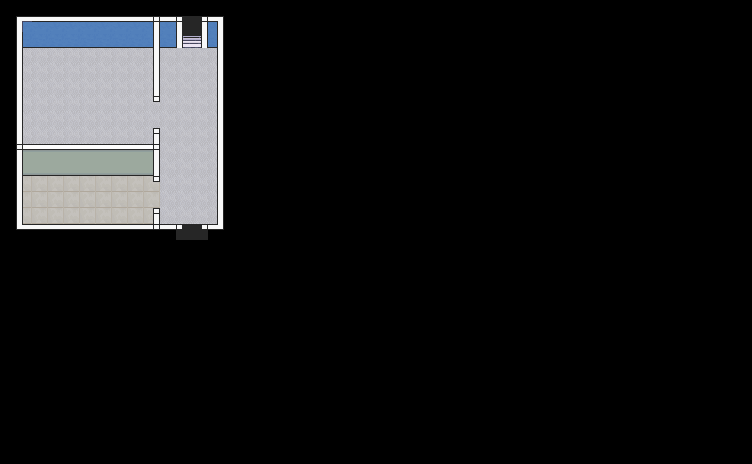

Rendered tile map (Tiled .tmx) drawn with the repository's tilesets; below, a short description and the map source with its tile grids summarised:
An orthogonal 47x29 tile map with 16x16 px tiles, 9 tile layers (Floor, Stairs, Door, BathroomWall, ...), 3 tilesets.

<map version="1.10" tiledversion="1.10.1" orientation="orthogonal" renderorder="right-down" width="47" height="29" tilewidth="16" tileheight="16" infinite="0" nextlayerid="13" nextobjectid="1">
 <tileset firstgid="1" source="../BasicLandscape.tsx" />
 <tileset firstgid="2913" source="../Decorations1.tsx" />
 <tileset firstgid="4533" source="ModernInteriorsTileset.tsx" />
 <layer id="5" name="Floor" width="47" height="29">
  <data>[1363 cells, 165 non-empty, 4 distinct tile ids]</data>
 </layer>
 <layer id="8" name="Stairs" width="47" height="29">
  <data>[1363 cells, 2 non-empty, 1 distinct tile ids]</data>
 </layer>
 <layer id="11" name="Door" width="47" height="29">
  <data>[1363 cells, 4 non-empty, 4 distinct tile ids]</data>
 </layer>
 <layer id="9" name="BathroomWall" width="47" height="29">
  <data>[1363 cells, 18 non-empty, 2 distinct tile ids]</data>
 </layer>
 <layer id="10" name="BedroomWall" width="47" height="29">
  <data>[1363 cells, 22 non-empty, 2 distinct tile ids]</data>
 </layer>
 <layer id="6" name="WallPaper" width="47" height="29">
  <data>[1363 cells, 0 non-empty, 0 distinct tile ids]</data>
 </layer>
 <layer id="4" name="Walls" width="47" height="29">
  <data>[1363 cells, 48 non-empty, 10 distinct tile ids]</data>
 </layer>
 <layer id="7" name="Tile Layer 4" width="47" height="29">
  <data>[1363 cells, 6 non-empty, 2 distinct tile ids]</data>
 </layer>
 <layer id="12" name="TopLayer" width="47" height="29">
  <data>[1363 cells, 10 non-empty, 6 distinct tile ids]</data>
 </layer>
</map>
